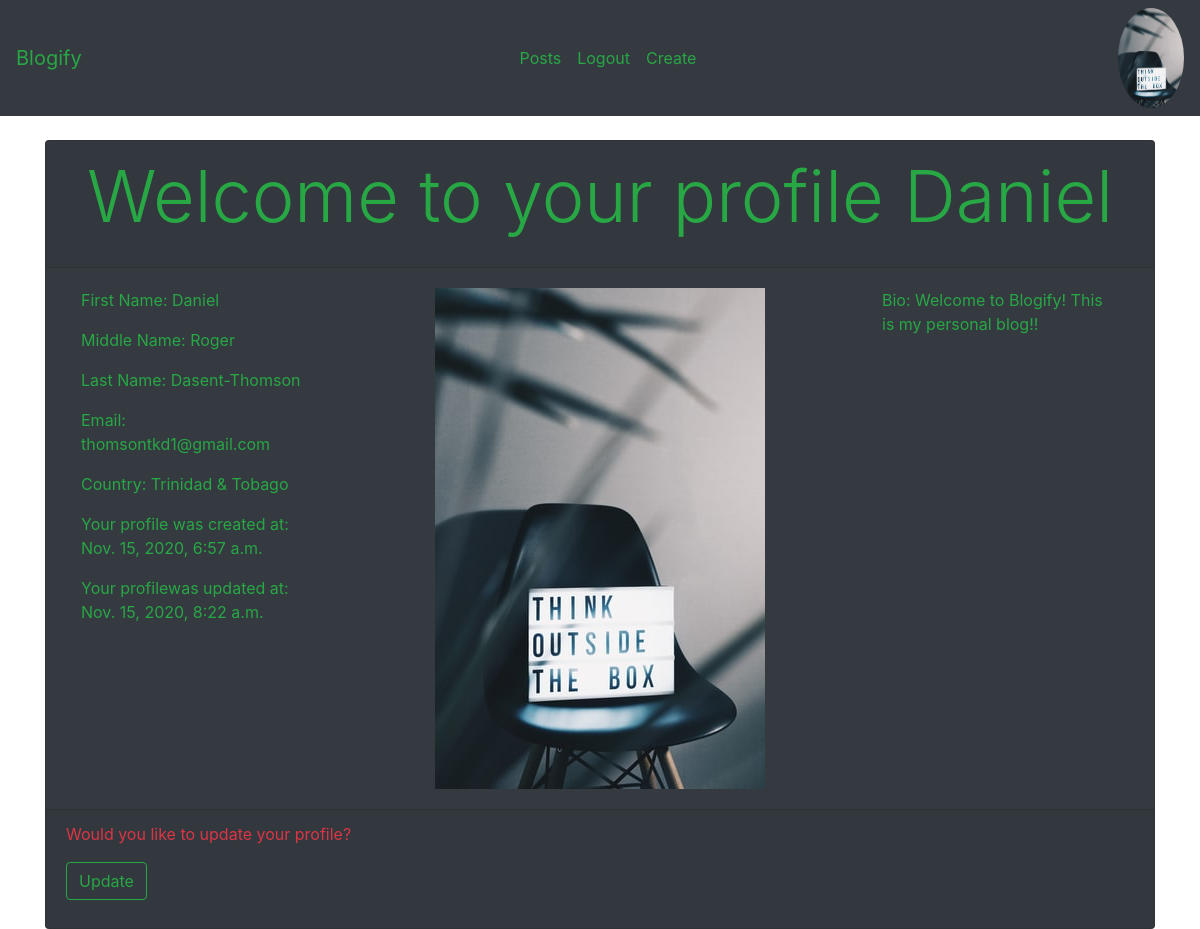
Screenshot of /profiles/myprofile/ (signed in) with the database file from the repository.
### profiles/models.py (models this page shows, shortened)
class Profile(models.Model):
    first_name = models.CharField(max_length=100, null=True, blank=True)
    middle_name = models.CharField(max_length=100, null=True, blank=True)
    last_name = models.CharField(max_length=100, null=True, blank=True)
    user = models.OneToOneField(User, on_delete=models.CASCADE)
    bio = models.TextField(default='Welcome to Blogify!')
    email = models.EmailField(max_length=200, blank=True, default='None')
    country = models.CharField(max_length=100, blank=True, default='None')
    avatar = models.ImageField(default='blogify.jpg', upload_to='profile_photos/')
    updated = models.DateTimeField(auto_now=True)
    created = models.DateTimeField(auto_now_add=True)

### profiles/views.py (the view)
# urls.py: path('myprofile/', my_profile, name='my-profile'),
def my_profile(request):
    profile = Profile.objects.get(user=request.user)
    form = ProfileForm(request.POST or None, request.FILES or None ,instance=profile)
    if request.method == 'POST':
        if form.is_valid():
            form.save()
    context = {
        'profile': profile,
        'form': form
    }
    return render(request, 'profiles/myprofile.html', context)

### profiles/templates/profiles/myprofile.html (shortened to what this page needs)
{% extends 'base.html' %}
{% load crispy_forms_tags %}
{% block content %}
    <br>
    <div class="container">
        <div class="row">
            <div class="col">
                <div class="card bg-dark">
                    <div class="card-header">
                        <p class="text-center text-success display-3">Welcome to your profile {{ profile.first_name }}</p>
                    </div>
                    <div class="card-body">
                        <div class="container">
                            <div class="row">
                                <div class="col-3">
                                    <p class='text-success'>First Name: {{ profile.first_name }}</p>
                                    <p class='text-success'>Middle Name: {{ profile.middle_name }}</p>
                                    <p class='text-success'>Last Name: {{ profile.last_name }}</p>
                                    <p class='text-success'>Email: {{ profile.email }}</p>
                                    <p class='text-success'>Country: {{ profile.country }}</p>
                                    <p class='text-success'>Your profile was created at: {{ profile.created }}</p>
                                    <p class='text-success'>Your profilewas updated at: {{ profile.updated }}</p>
                                </div>
                                <div class="col-6">
                                    <img class='mx-auto d-block' src="{{ profile.avatar.url }}" alt="your profile photo">
                                </div>
                                <div class="col-3">
                                    <p class="text-success">Bio: {{ profile.bio }}</p>
                                </div>
                            </div>
                        </div>
                    </div>
                    <div class="card-footer">
                        <p class='text-danger'>Would you like to update your profile?</p>
                        <p>
                        <button class="btn btn-outline-success" type="button" data-toggle="collapse" data-target="#collapseExample" aria-expanded="false" aria-controls="collapseExample">
                            Update
                        </button>
                        </p>
                    </div>
                </div>
            </div>
        </div>
    </div>
{% endblock content %}

### templates/navbar.html (shortened to what this page needs)
<nav class="navbar navbar-expand-lg navbar-dark bg-dark">
  <a class="navbar-brand text-success" href="{% url 'home' %}">Blogify</a>
  <div class="collapse navbar-collapse" id="navbarSupportedContent">
    <ul class="navbar-nav m-auto">
      <li class="nav-item">
        <a class="nav-link text-success" href="{% url 'posts:all-posts' %}">Posts</a>
      </li>
      {% if request.user.is_authenticated %}
        <li class="nav-item">
          <a class="nav-link text-success" href="{% url 'users:logout' %}">Logout</a>
        </li>
        <li class="nav-item">
          <a class="nav-link text-success" href="{% url 'posts:create-post' %}">Create</a>
        </li>
      {% endif %}
    </ul>
    {% if request.user.is_authenticated %}
        <a href="{% url 'profiles:my-profile' %}"><img class="rounded-circle" height="100px" src="{{ request.user.profile.avatar.url }}" alt="profile photo"></a>
    {% endif %}
  </div>
</nav>

### rows the page displays
Profile: first_name "Daniel", middle_name "Roger", last_name "Dasent-Thomson", email "thomsontkd1@gmail.com", country "Trinidad & Tobago", created "Nov. 15, 2020, 6:57 a.m.", updated "Nov. 15, 2020, 8:22 a.m.", avatar (picture), bio "Welcome to Blogify! This is my personal blog!!"
